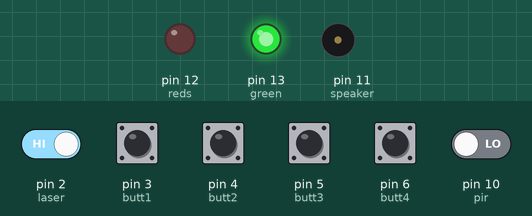
The sketch below on a simulated Arduino Uno, built with avr-gcc and run on an emulated ATmega328P. On the bench: output pins drawn as LEDs (lit = HIGH), buzzer (waves = sounding). The inputs (shaded band) are chosen by the test bench; at power-on: pin 2 (laser) HIGH, pin 3 (butt1), pin 4 (butt2), pin 5 (butt3), pin 6 (butt4), pin 10 (pir) LOW.

Above: at 1.2 s.
1.3 s: pin 2 (laser) driven LOW
At 1.6 s:
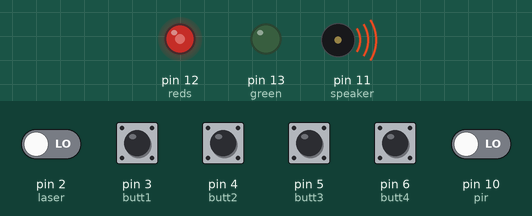
Timing chart, 0 to 1.5 s (numbered marks = the images above; inputs shaded):
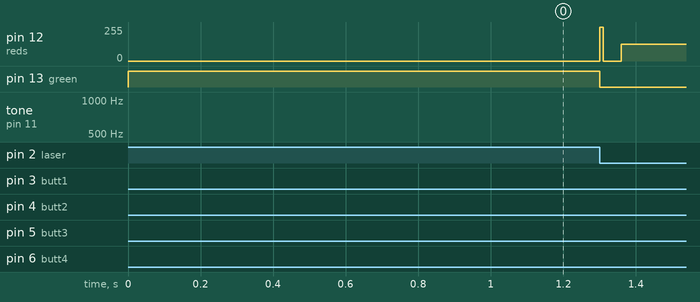

The sketch:

AlarmSystem.ino
```cpp
int switchState = 0;
int movement = 0;

const int laser = 2;

const int butt1 = 3;
int buttState1 = 0;
const int butt2 = 4;
int buttState2 = 0;
const int butt3 = 5;
int buttState3 = 0;
const int butt4 = 6;
int buttState4 = 0;

const int pir = 10;
const int speaker = 11;
const int reds = 12;
const int green = 13;
const int prevSwitchState = 0;

boolean excuse = false;

String code = "123"; // starting password
String attempt = ""; // user-inputted password

void setup() {
  Serial.begin(9600);
  pinMode(laser, INPUT);
  pinMode(speaker, OUTPUT);
  pinMode(green, OUTPUT);
  pinMode(reds, OUTPUT);
  pinMode(pir, INPUT);
  pinMode(butt1, INPUT);
  pinMode(butt2, INPUT);
  pinMode(butt3, INPUT);
  pinMode(butt4, INPUT);
} // setup()

void loop() {
  // put your main code here, to run repeatedly:
  switchState = digitalRead(laser);
  digitalWrite(green, HIGH);
  int button = 0;
  movement = digitalRead(pir);

  // If password hasn't been entered and movement is detected...
  // enter while loop
  if((switchState == prevSwitchState || movement != prevSwitchState) && (excuse == false)) {
     // while the user-inputted password is not equal to the actual
     // password, sound alarm and record buttons pressed
     while(code != attempt) {
        alert();
        button = buttonPress();
        if(button != 0) {
          releaseButtons();
          attempt += button;
        } // if()
        if(button == 4) {
          attempt = "";
          releaseButtons();
        } // if()
    } // while()

    // alarm will not go off again, unless reset
    excuse = true;
  } // if()
  button = buttonPress();
  releaseButtons();

  // Following if statement resets alarm if fourth button
  // is pressed
  if(excuse == true && button == 4) {
    digitalWrite(green, LOW);
    excuse = false;
    attempt = "";
    switchState = 1;
    movement = 0;
    delay(5000);
  } // if()

  // if button one is pressed, then all of the following button
  // presses will be recorded as new password
  else if(excuse == true && button == 1) {
    code = "";
    code = newPassword(button);

    // the following while loop makes it so that the user MUST
    // enter a password of at least 1 character
    while(code == ""){
      code = newPassword(button);
    } // while()
  } // else if()
} // loop()

// alert() controls alarm sounds and light flashes
void alert() {
  digitalWrite(green, LOW);
  digitalWrite(reds, HIGH);

  // Whoop up
  for(int hz = 440; hz < 1000; hz+=1.5) {
    tone(speaker, hz, 50);
    if(hz > 725) {
      digitalWrite(reds, LOW);
    } // if
  } // for()

  digitalWrite(reds, HIGH);
  noTone(3);
  digitalWrite(reds, LOW);
} // alert()

// buttonPress() returns the integer value of the button that was
// pressed. Returns a zero if no button is pressed
int buttonPress() {
  buttState1 = digitalRead(butt1);
  buttState2 = digitalRead(butt2);
  buttState3 = digitalRead(butt3);
  buttState4 = digitalRead(butt4);
  int pressed = 0;
  if(buttState1 == 1 || buttState2 == 1 || buttState3 == 1 || buttState4 == 1) {
    tone(speaker, 600, 50);
    if(buttState1 == 1) {
      releaseButtons();
      return 1;
    } // if()
    else if(buttState2 == 1) {
      releaseButtons();
      return 2;
    } // else if()
    else if(buttState3 == 1) {
      releaseButtons();
      return 3;
    } // else if()
    else if(buttState4 == 1) {
      releaseButtons();
      return 4;
    } // else if()
  } // if()
  return pressed;
}

// releaseButtons() waits for all buttons to be released before
// program execution can continue
void releaseButtons() {
  // Makes sure the program only reads one action when button
  // is pressed. Makes sure button can't be held down
  while(buttState1 == 1 || buttState2 == 1 || buttState3 == 1 || buttState4 == 1){
        buttState1 = digitalRead(butt1);
        buttState2 = digitalRead(butt2);
        buttState3 = digitalRead(butt3);
        buttState4 = digitalRead(butt4);
  } // while()
} // releaseButtons()

// newPassword() allows for the user to change the password
// to any combination of the first three button presses
String newPassword(int button) {
  digitalWrite(reds, HIGH);
  Serial.print(code);
  code = "";

  // press fourth button to complete password
  while(button != 4) {
    button = buttonPress();

    // record only presses of buttons one, two, and three
    if (button != 0 && button != 4) {
      code += button;
    } // if()
  } // while()
  releaseButtons();
  digitalWrite(reds, LOW);
  return code;
} // newPassword()
```
